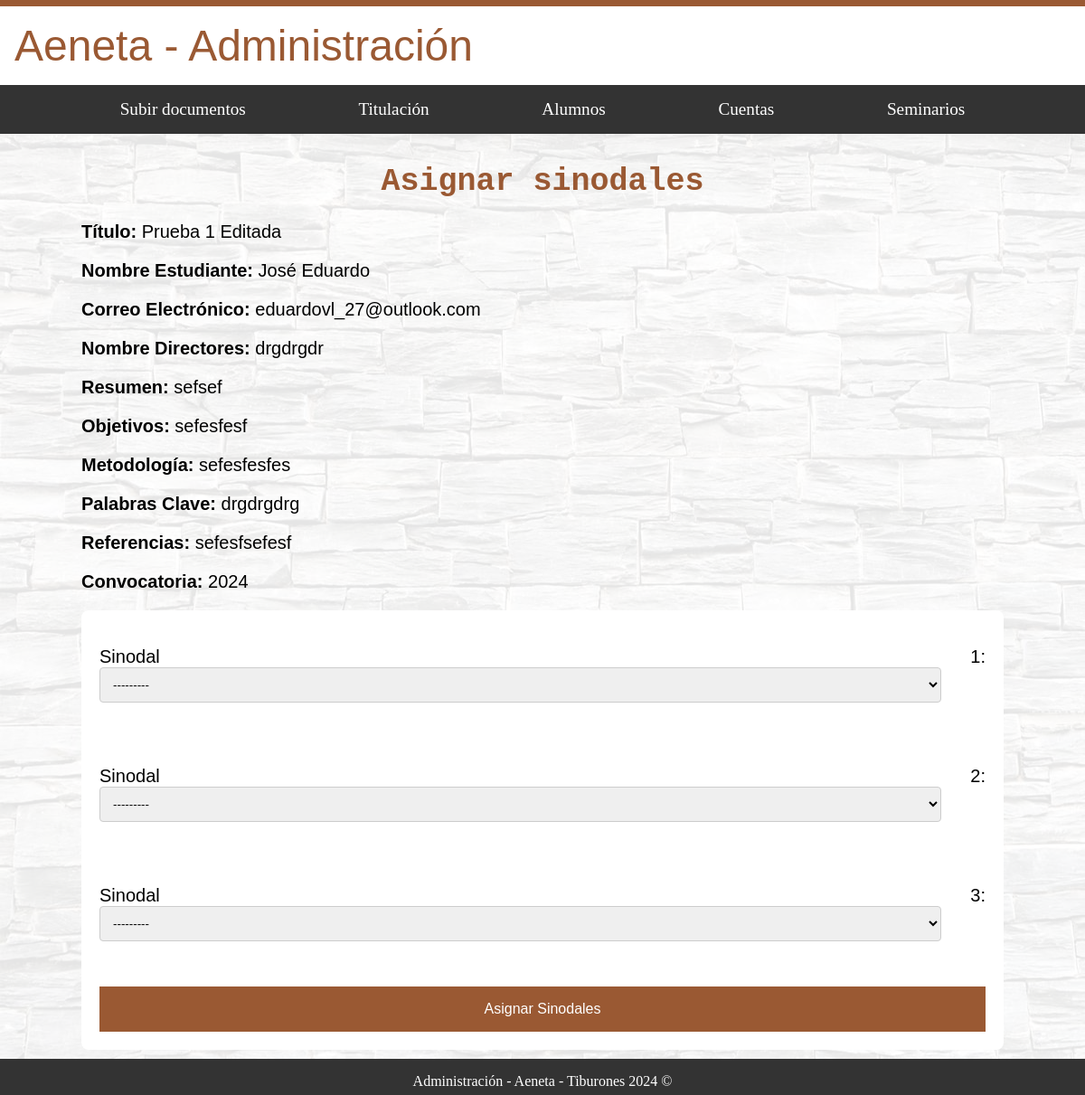
Screenshot of /administracion/alumnos/asignar_sinodales/5/ with the database file from the repository.
### alumnos/models.py (models this page shows, shortened)
class DocumentoPropuestaAlumno(models.Model):
    titulo = models.CharField(max_length=255)
    nombre_estudiante = models.CharField(max_length=100)  # Se llenará automáticamente
    correo_electronico = models.EmailField()  # Se llenará automáticamente
    nombre_directores = models.CharField(max_length=255)
    resumen = models.TextField()
    objetivos = models.TextField()
    metodologia = models.TextField()
    palabras_clave = models.CharField(max_length=255)
    referencias = models.TextField()
    convocatoria = models.CharField(max_length=4, default="2024")
    enviado = models.BooleanField(default=False)
    aceptado = models.BooleanField(default=False)
    sinodales = models.BooleanField(default=False)
    alumno = models.ForeignKey(settings.AUTH_USER_MODEL, on_delete=models.CASCADE)

### administracion/views.py (the view, shortened to what this page needs)
# urls.py: path('alumnos/asignar_sinodales/<int:pk>/', AdministracionAsignarSinodalesAlumnos.as_view(), name='asignar_sinodales'),
class AdministracionAsignarSinodalesAlumnos(TemplateView):
    template_name = 'administracion/alumnos/asignar_sinodales.html'
    def get(self, request, *args, **kwargs):
        propuesta = get_object_or_404(DocumentoPropuestaAlumno, pk=kwargs['pk'])
        revisar_propuesta, created = RevisarPropuesta.objects.get_or_create(documento_alumno=propuesta)
        form = AsignarSinodalesForm()
        return self.render_to_response({'propuesta': propuesta, 'form': form})

### administracion/forms.py
class AsignarSinodalesForm(forms.Form):
    sinodal_1 = forms.ModelChoiceField(queryset=CustomUser.objects.filter(is_docente=True), label="Sinodal 1")
    sinodal_2 = forms.ModelChoiceField(queryset=CustomUser.objects.filter(is_docente=True), label="Sinodal 2")
    sinodal_3 = forms.ModelChoiceField(queryset=CustomUser.objects.filter(is_docente=True), label="Sinodal 3")

### administracion/templates/administracion/alumnos/asignar_sinodales.html (shortened to what this page needs)
{% extends "base_generic_Administracion.html" %}
{% block content %}
<div id="fondo">
 <div class="contenedor_principal letra_texto">
  <h1 class="letra_titulos">Asignar sinodales</h1>
    <div class="revisar_pr">
        <p><strong>Título:</strong> {{ propuesta.titulo }}</p>
        <p><strong>Nombre Estudiante:</strong> {{ propuesta.nombre_estudiante }}</p>
        <p><strong>Correo Electrónico:</strong> {{ propuesta.correo_electronico }}</p>
        <p><strong>Nombre Directores:</strong> {{ propuesta.nombre_directores }}</p>
        <p><strong>Resumen:</strong> {{ propuesta.resumen }}</p>
        <p><strong>Objetivos:</strong> {{ propuesta.objetivos }}</p>
        <p><strong>Metodología:</strong> {{ propuesta.metodologia }}</p>
        <p><strong>Palabras Clave:</strong> {{ propuesta.palabras_clave }}</p>
        <p><strong>Referencias:</strong> {{ propuesta.referencias }}</p>
        <p><strong>Convocatoria:</strong> {{ propuesta.convocatoria }}</p>
    </div>
    <form method="post">
        {{ form.as_p }}
        <button type="submit" class="dropbtn_base">Asignar Sinodales</button>
    </form>
</div>
</div>
{% endblock %}

### administracion/static/styles/home_administracion.css (style rules this page uses)
html { margin: 0; padding: 0; overflow-x: hidden; box-sizing: border-box; }
.header-flex-container, #fondo, footer { width: 100%; max-width: 100%; box-sizing: border-box; }
body { margin: 0; padding: 0; min-height: 100vh; display: flex; flex-direction: column; }
.header-flex-container, #fondo, footer { width: 100%; }
#fondo { position: relative; flex: 1; display: flex; flex-direction: column; justify-content: center; }
#fondo::before { content: ''; background-image: url('/static/image_admin/fondos_admin/Fondo.jpg'); opacity: 0.1; top: 0; left: 0; bottom: 0; right: 0; position: absolute; z-index: -1; }
.contenedor_principal { position: relative; margin: auto; width: 85%; z-index: 2; padding: 10px; }
.letra_titulos { font-family: monospace; color: #9A5933; font-size: 35px; text-align: center; }
.letra_texto { font-family: sans-serif; color: black; font-size: 20px; text-align: justify; }

### administracion/static/styles/subirDoc.css (style rules this page uses)
.contenedor_principal { position: relative; margin: auto; width: 85%; z-index: 2; padding: 10px; }
.letra_titulos { font-family: monospace; color: #9A5933; font-size: 35px; text-align: center; }
.letra_texto { font-family: sans-serif; color: black; font-size: 20px; text-align: justify; }
form { display: grid; grid-gap: 10px; padding: 20px; border-radius: 8px; background-color: #fff; }
label { margin-bottom: 5px; }
input[type="text"], input[type="date"], input[type="file"], select, textarea { width: 95%; padding: 10px; margin-bottom: 20px; border: 1px solid #ccc; border-radius: 4px; }

### administracion/static/styles/base.css (style rules this page uses)
.dropbtn_base { background-color: #9A5933; color: white; padding: 16px; font-size: 16px; border: none; cursor: pointer; }

### rows the page displays
DocumentoPropuestaAlumno: titulo "Prueba 1 Editada", nombre_estudiante "José Eduardo", correo_electronico "eduardovl_27@outlook.com", nombre_directores "drgdrgdr", resumen "sefsef", objetivos "sefesfesf", metodologia "sefesfesfes", palabras_clave "drgdrgdrg", referencias "sefesfsefesf", convocatoria "2024"
